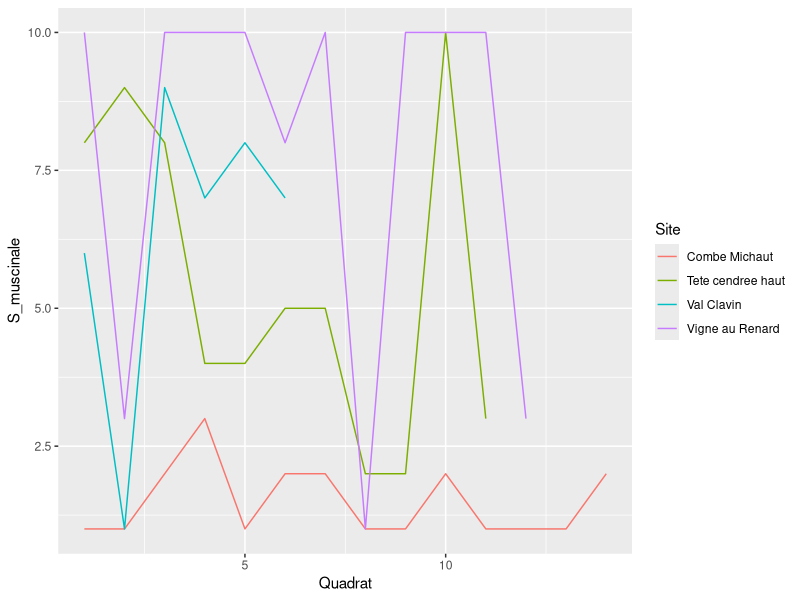
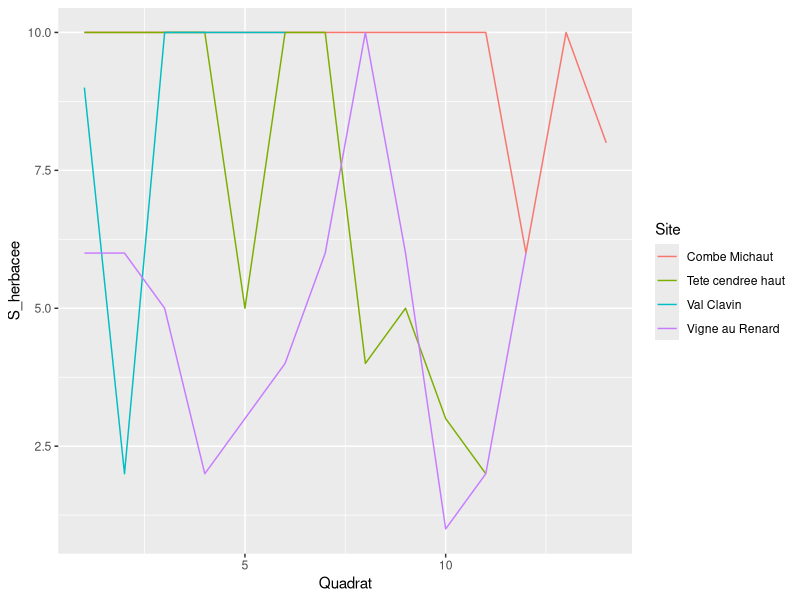
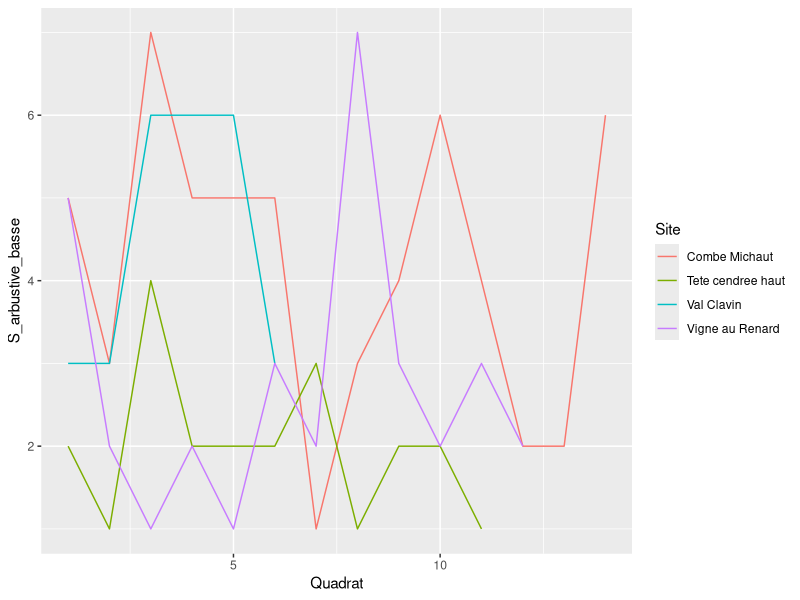
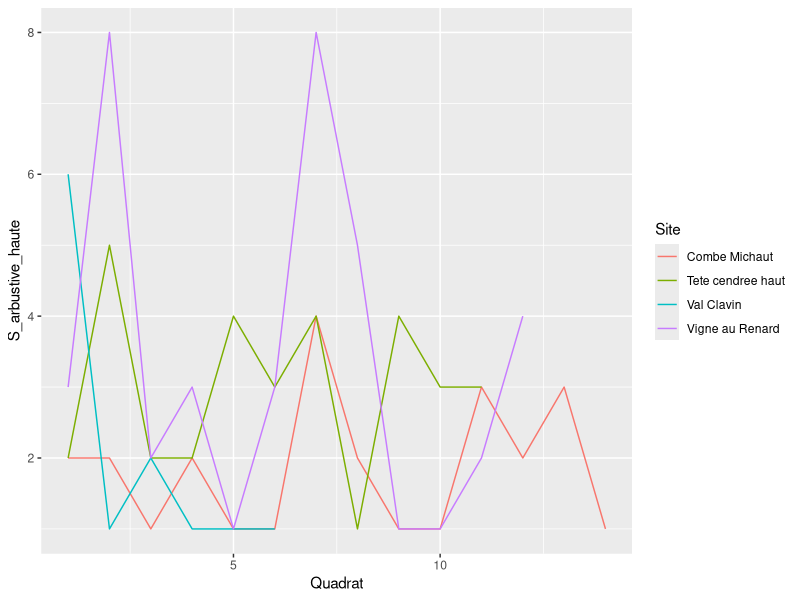
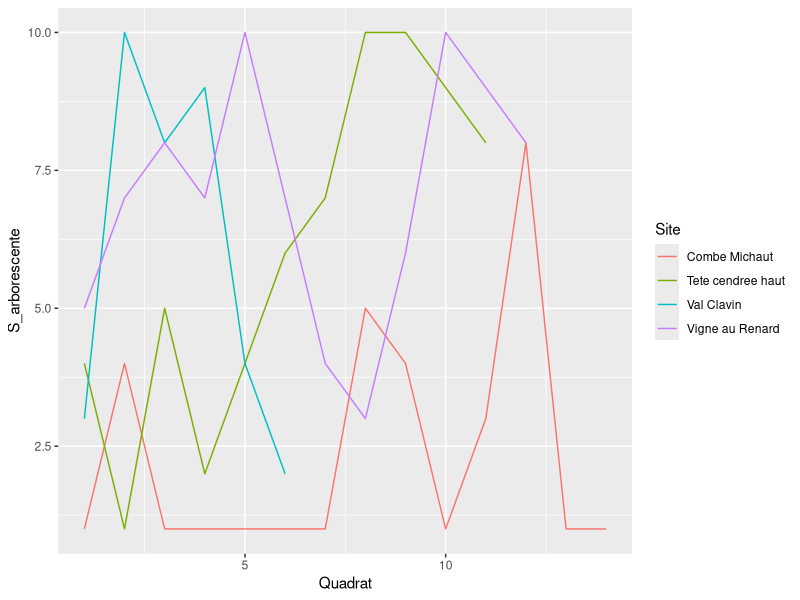
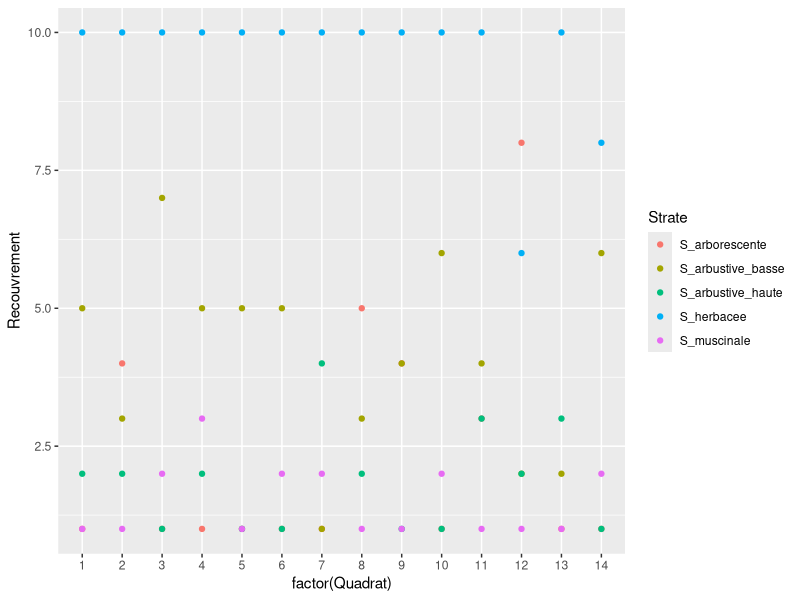
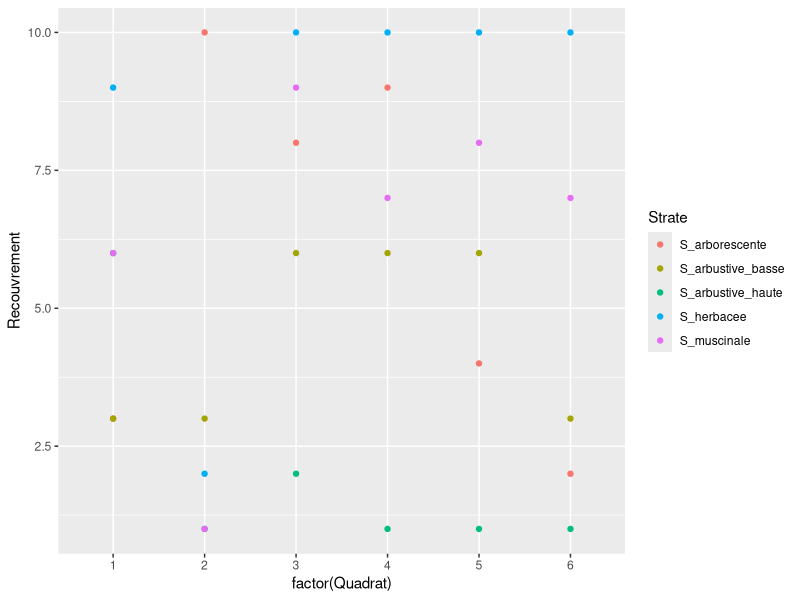
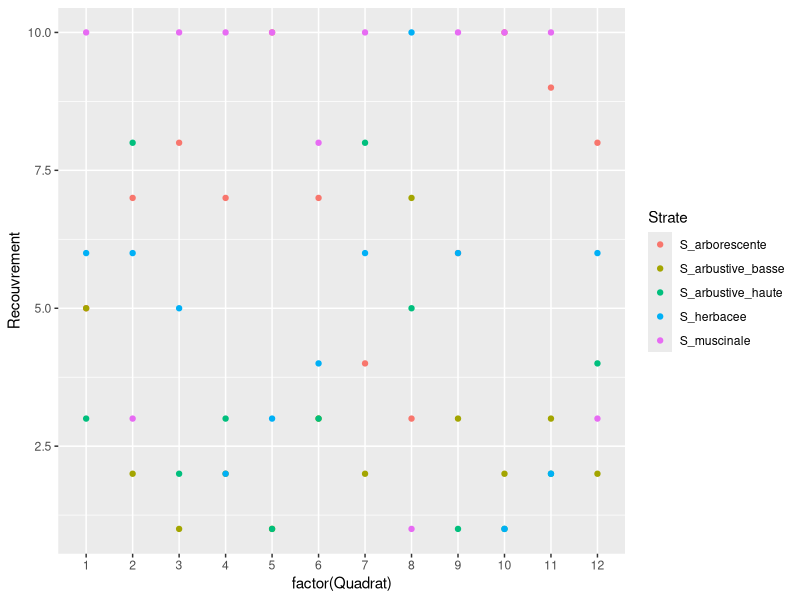

The R script that drew these images, in order:
## ---- chunk 1
library(tidyverse)
## ---- chunk 2
recouvrement <- read.csv("data/raw/Recouvrement VF.csv",sep = ";")
## ---- chunk 3
#| echo: false
ggplot(recouvrement, aes(x = Quadrat, y = S_muscinale, color = Site))+
  geom_line()

## ---- chunk 4
#| echo: false
ggplot(recouvrement, aes(x = Quadrat, y = S_herbacee, color = Site))+
  geom_line()

## ---- chunk 5
#| echo: false
ggplot(recouvrement, aes(x = Quadrat, y = S_arbustive_basse, color = Site))+
  geom_line()

## ---- chunk 6
#| echo: false
ggplot(recouvrement, aes(x = Quadrat, y = S_arbustive_haute, color = Site))+
  geom_line()

## ---- chunk 7
#| echo: false
ggplot(recouvrement, aes(x = Quadrat, y = S_arborescente, color = Site))+
  geom_line()
## ---- chunk 8
recouvrement_par_strate <- recouvrement %>%
  pivot_longer(
    cols = c(-Site, -Quadrat, -ID_Quadrat, starts_with("S_")),
    names_to = "Strate",
    values_to = "Recouvrement"
  ) %>% 
  arrange(Strate)
  
## ---- chunk 9
#| echo: false
recouvrement_par_strate %>% 
  filter(Site == "Combe Michaut") %>%
  ggplot(aes(x = factor(Quadrat), y = Recouvrement, color = Strate))+
  geom_point(position= "dodge") 

## ---- chunk 10
#| echo: false
recouvrement_par_strate %>% 
  filter(Site == "Val Clavin") %>%
  ggplot(aes(x = factor(Quadrat), y = Recouvrement, color = Strate))+
  geom_point(position= "dodge") 

## ---- chunk 11
#| echo: false
recouvrement_par_strate %>% 
  filter(Site == "Vigne au Renard") %>%
  ggplot(aes(x = factor(Quadrat), y = Recouvrement, color = Strate))+
  geom_point(position= "dodge") 

## ---- chunk 12
#| echo: false
recouvrement_par_strate %>% 
  filter(Site == "Tete cendree haut") %>%
  ggplot(aes(x = factor(Quadrat), y = Recouvrement, color = Strate))+
  geom_point(position= "dodge") 

## ---- chunk 13
#| echo: false
ggplot(recouvrement_par_strate, aes(x = Strate, y = Recouvrement, color = Site))+
  geom_boxplot(position= "dodge") 

